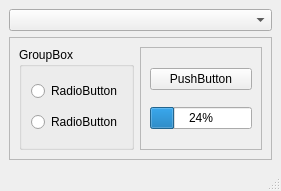
<?xml version="1.0" encoding="UTF-8"?>
<ui version="4.0">
 <class>MainWindow</class>
 <widget class="QMainWindow" name="MainWindow">
  <property name="geometry">
   <rect>
    <x>0</x>
    <y>0</y>
    <width>281</width>
    <height>191</height>
   </rect>
  </property>
  <property name="windowTitle">
   <string>MainWindow</string>
  </property>
  <widget class="QWidget" name="centralwidget">
   <layout class="QVBoxLayout" name="verticalLayout">
    <item>
     <widget class="QComboBox" name="comboBox"/>
    </item>
    <item>
     <widget class="QFrame" name="frame">
      <property name="autoFillBackground">
       <bool>false</bool>
      </property>
      <property name="frameShape">
       <enum>QFrame::StyledPanel</enum>
      </property>
      <property name="frameShadow">
       <enum>QFrame::Raised</enum>
      </property>
      <layout class="QHBoxLayout" name="horizontalLayout">
       <item>
        <widget class="QGroupBox" name="groupBox">
         <property name="title">
          <string>GroupBox</string>
         </property>
         <layout class="QVBoxLayout" name="verticalLayout_3">
          <item>
           <widget class="QRadioButton" name="radioButton">
            <property name="text">
             <string>RadioButton</string>
            </property>
           </widget>
          </item>
          <item>
           <widget class="QRadioButton" name="radioButton_2">
            <property name="text">
             <string>RadioButton</string>
            </property>
           </widget>
          </item>
         </layout>
        </widget>
       </item>
       <item>
        <widget class="QFrame" name="frame_progressBar">
         <property name="frameShape">
          <enum>QFrame::StyledPanel</enum>
         </property>
         <property name="frameShadow">
          <enum>QFrame::Raised</enum>
         </property>
         <layout class="QVBoxLayout" name="verticalLayout_2">
          <item>
           <widget class="QPushButton" name="pushButton">
            <property name="text">
             <string>PushButton</string>
            </property>
           </widget>
          </item>
          <item>
           <widget class="QProgressBar" name="progressBar">
            <property name="value">
             <number>24</number>
            </property>
           </widget>
          </item>
         </layout>
        </widget>
       </item>
      </layout>
     </widget>
    </item>
   </layout>
  </widget>
  <widget class="QMenuBar" name="menubar">
   <property name="geometry">
    <rect>
     <x>0</x>
     <y>0</y>
     <width>281</width>
     <height>22</height>
    </rect>
   </property>
  </widget>
  <widget class="QStatusBar" name="statusbar"/>
 </widget>
 <resources/>
 <connections/>
</ui>
